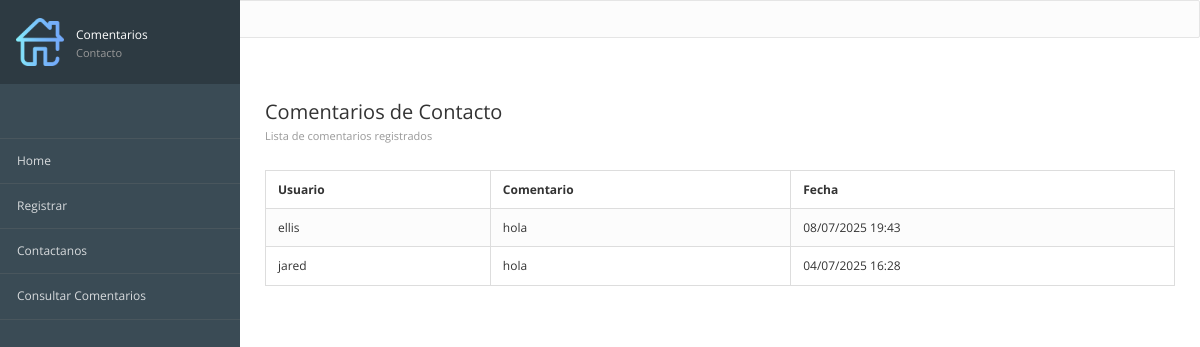
Page /consultar11/ on the earlier database version.
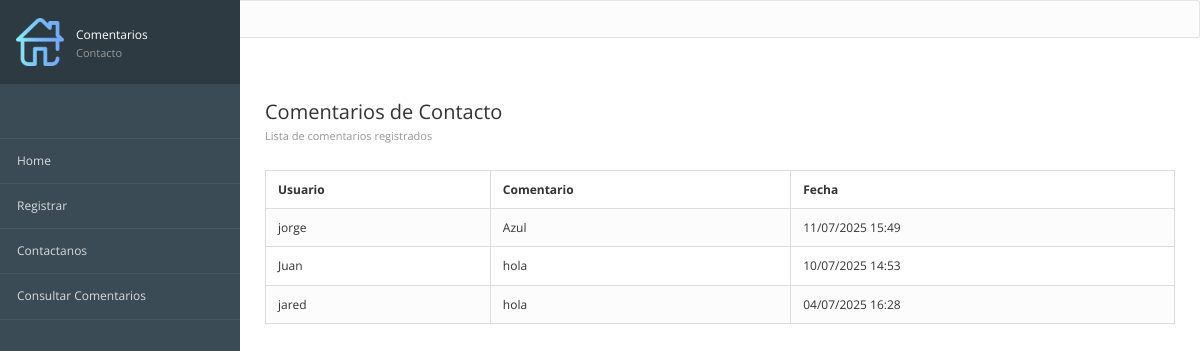
Same page on the later database version.
### registros/models.py (models this page shows, shortened)
class ComentarioContacto(models.Model):
    id = models.AutoField(primary_key=True, verbose_name="Clave")
    usuario = models.TextField(verbose_name="Usuario")
    mensaje = models.TextField(verbose_name="Comentario")
    created = models.DateTimeField(auto_now_add=True, verbose_name="Registrado")
    class Meta:
        verbose_name = "Comentario Contacto"
        verbose_name_plural = "Comentarios Contactos"
        ordering = ["-created"]
    from django.db import models

### registros/views.py (the view)
# urls.py: path('consultar11/', views_registros.consultar11, name="Consultas11"),
def consultar11(request):
    lista_mensajes = ComentarioContacto.objects.values_list('mensaje', flat=True)
    for mensaje in lista_mensajes:
        print(mensaje)
    comentarios = ComentarioContacto.objects.all()
    return render(request, "registros/consultas.html", {'comentarios': comentarios})

### registros/templates/registros/consultas.html (shortened to what this page needs)
{% extends "inicio/encabezado.html" %}
{% block imagen %}
    {% load static %}
    {% static 'inicio/images/home.png' %}
{% endblock %}
{% block titulo_principal %}
    Comentarios <span>Contacto</span>
{% endblock %}
{% block contenido %}
<div class="page-header">
    <div class="page-title">
        <h3>Comentarios de Contacto
        <small>Lista de comentarios registrados</small></h3>
    </div>
</div>
<table class="table table-bordered table-striped">
    <thead>
        <tr>
            <th>Usuario</th>
            <th>Comentario</th>
            <th>Fecha</th>
        </tr>
    </thead>
    <tbody>
        {% for comentario in comentarios %}
        <tr>
            <td>{{ comentario.usuario }}</td>
            <td>{{ comentario.mensaje }}</td>
            <td>{{ comentario.created|date:"d/m/Y H:i" }}</td>
        </tr>
        {% empty %}
        <tr>
            <td colspan="3">No hay comentarios registrados.</td>
        </tr>
        {% endfor %}
    </tbody>
</table>
{% endblock %}

Differences in the rows shown:
removed ComentarioContacto: usuario "ellis", mensaje "hola", created "08/07/2025 19:43"
added ComentarioContacto: usuario "jorge", mensaje "Azul", created "11/07/2025 15:49"
added ComentarioContacto: usuario "Juan", mensaje "hola", created "10/07/2025 14:53"
